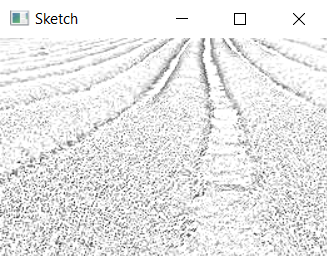
#> input picture test.PNG, 327 x 256 px, given in place of test.jpg, which was not available
$ jupyter execute 'LGMVIPSEP - BEGINNER LEVEL - TASK 4 - IMAGE TO PENCIL SKETCH WITH PYTHON.ipynb'   (shell and % lines are left out)
#> lines starting #> are read from the running program, lines starting #| are printed output that depends on the picture; pictures that were not available may be replaced by others from this repository, and a replacement may not be noted
[cell 1]
import cv2

[cell 2]
img=cv2.imread("C:/Users/DELL/Downloads/test.jpg")
#> img is the input picture: shape (256, 327, 3); mean B, G, R 231.3, 231.3, 231.2

[cell 3]
cv2.imshow("Test", img)
cv2.waitKey(0)

[cell 4]
import matplotlib.pyplot as plt
img_rgb=cv2.cvtColor(img,cv2.COLOR_BGR2RGB)
plt.title('Nature')
plt.axis('off')
plt.imshow(img_rgb)

[cell 5]
gray_img=cv2.cvtColor(img,cv2.COLOR_BGR2GRAY)
gray_img

[cell 6]
plt.title('Nature')
plt.axis('off')
plt.imshow(gray_img)

[cell 7]
inverted_img=255-gray_img
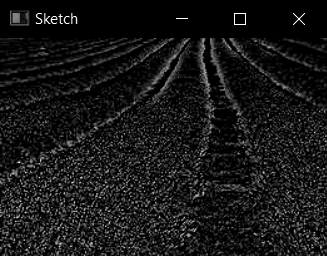
#> inverted_img: shape (256, 327); min 0, max 255, mean 23.7
plt.title('Nature')
plt.axis('off')
plt.imshow(inverted_img)

[cell 8]
blurred=cv2.GaussianBlur(inverted_img, (21, 21), 0)
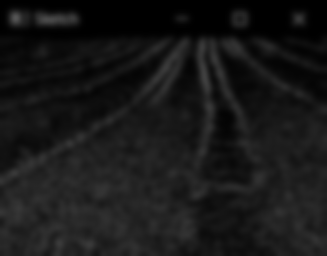
#> blurred: shape (256, 327); min 0, max 85, mean 23.7
plt.title('Nature')
plt.axis('off')
plt.imshow(blurred)

[cell 9]
inverted_blurred=255-blurred
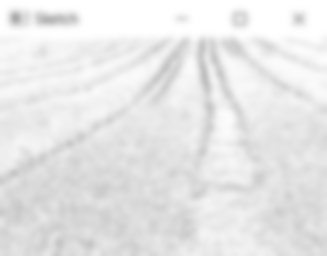
#> inverted_blurred: shape (256, 327); min 170, max 255, mean 231.3
pencil_sketch=cv2.divide(gray_img, inverted_blurred, scale=256.0)
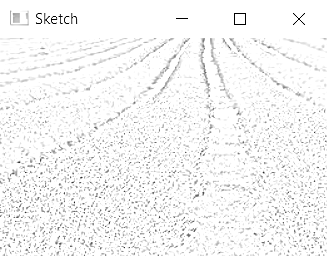
#> pencil_sketch: shape (256, 327); min 0, max 255, mean 244.8
cv2.imshow("Sketch",pencil_sketch)
cv2.waitKey(0)
